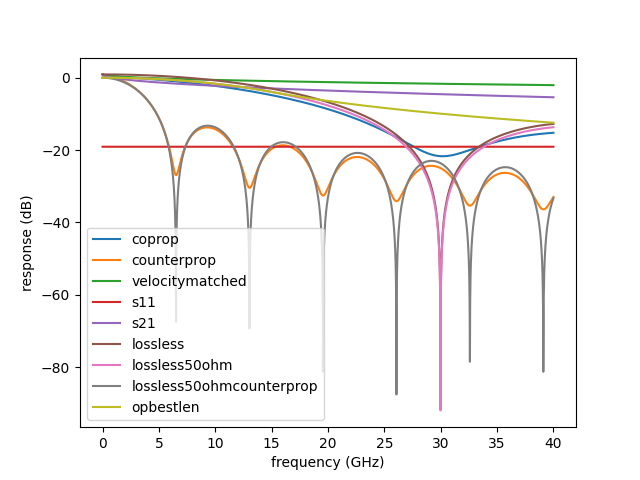

Reproduce this figure in Python.
import numpy as np
def rfbandwidth(Z,nrf,loss=1.0,lengthinmm=10,λ=1064,nktp=1.8,fmax=40,df=0.01,za=50,zt=50,legendtext='',plot=True): # loss in dB/cm/√GHz, frequnecy in GHz, λ in nm, Z in Ω, nktp = refractive index
    # 20*log for optical response, 20*log for S11,S21 and RF loss, 10*log for |S11|²
    length = lengthinmm/1000
    x = np.arange(0,fmax+df/2,df)
    x[0] += 1e-9
    def α(index):
        return np.log(10**(loss/20))*np.sqrt(x)*length/.01 + 1j*length*2*np.pi*1e9*x/299792458*index
    def rfprop(za,z0,zt,alpha0): # za = input impedance, z0 = electrode impedance, zt = termination impedance
        g = (zt-z0)/(zt+z0)
        ge = np.exp(-alpha0)
        ga = ( 1/ge-g*ge )/( 1/ge+g*ge ) * za/z0
        ga = (1-ga)/(1+ga)
        gb = (1+g)*(1+ga)/( 1/ge+g*ge )
        # ga[0] = nan
        return g,ge,ga,gb
    def opprop(g,ge,ga,alpha1,alpha2):
        gg = (np.exp(+alpha1+1e-99)-1)/(+alpha1+1e-99)
        gg += g*(np.exp(-alpha2)-1)/(-alpha2)
        gg *= (1+ga)/( 1/ge+g*ge )
        return gg
    def dbwave(y,name=''):
        # return Wave(20*np.log10(abs(y)),x,name)
        return 20*np.log10(abs(y))
    za, z0, zt = za+0j, Z+0j, zt+0j
    g,ge,ga,gb = rfprop(za,z0,zt,α(nrf))
    opticalcoprop = dbwave( opprop(g,ge,ga,α(nrf-nktp),α(nrf+nktp)),'optical, co-prop' )
    opticalcounterprop = dbwave( opprop(g,ge,ga,α(nrf+nktp),α(nrf-nktp)),'optical, counter-prop' )
    opticalvelocitymatched = dbwave( opprop(g,ge,ga,α(0),α(2*nrf)),'optical, velocity matched' )
    uu = dbwave( np.sqrt(ga*ga.conjugate() + gb*gb.conjugate()), 'RF, |S11|²+|S21|²' )
    s11 = dbwave(ga,'RF, |S11|')
    s21 = dbwave(gb,'RF, |S21|')
    opticallossless = dbwave( opprop( *rfprop(za,z0,zt,1j*α(nrf).imag)[:3], 1j*α(nrf-nktp).imag, 1j*α(nrf+nktp).imag),'optical, no loss' )
    def sinc(x):
        return np.sinc(x/np.pi)
    def bestlengthinmm(f):
        return 1000*299792458/(2*1e9*f*(nrf-nktp))
    opticallossless50ohm = dbwave( sinc(0.5*α(nrf-nktp).imag),'optical, no loss 50Ω' )
    opticallossless50ohmcounterprop = dbwave( sinc(0.5*α(nrf+nktp).imag),'optical, counter-prop no loss 50Ω' )
    opbestlen = dbwave( np.where(0.5*α(nrf-nktp).imag>np.pi/2, 1/(0.5*α(nrf-nktp).imag+1e-99), sinc(0.5*α(nrf-nktp).imag)),'optical, best length' ) # opticallossless50ohm with best length chosen, length = min( len, bestlength(f) )
    # if plot: Wave.plots(opticalcoprop,opticalcounterprop,opticalvelocitymatched,opticallossless,
    #         opticallossless50ohm,opticallossless50ohmcounterprop,opbestlen,s11,s21,uu,
    #         seed=16,x='frequency (GHz)',y='response (dB)',ylim=((np.nanmin(opticalcounterprop)//10)*10,None),
    #         legendtext=(legendtext+'\n' if legendtext else '')+f'RF loss = {loss}dB/cm/√GHz',
    #         save='rfbandwidth plot')
    # return {'coprop':opticalcoprop,'counterprop':opticalcounterprop,'velocitymatched':opticalvelocitymatched,'s11':s11,'s21':s21,'lossless':opticallossless,'lossless50ohm':opticallossless50ohm,'lossless50ohmcounterprop':opticallossless50ohmcounterprop,'opbestlen':opbestlen}
    return {'frequency':x,'coprop':opticalcoprop,'counterprop':opticalcounterprop,'velocitymatched':opticalvelocitymatched,'s11':s11,'s21':s21,'lossless':opticallossless,'lossless50ohm':opticallossless50ohm,'lossless50ohmcounterprop':opticallossless50ohmcounterprop,'opbestlen':opbestlen}
def plotit(d):
    import matplotlib.pyplot as plt
    # plt.plot(d['frequency'],d['coprop'])
    for s in d:
        if not s=='frequency':
            plt.plot(d['frequency'],d[s],label=s)
    plt.xlabel(u'frequency (GHz)')
    plt.ylabel(u'response (dB)')
    plt.legend()
    plt.show()
if __name__ == '__main__':
    d = rfbandwidth(Z=50,nrf=2.8,loss=1,za=40,zt=50,lengthinmm=10,λ=1064,nktp=1.8,fmax=40,plot=0)
    print(d['coprop'])
    plotit(d)
